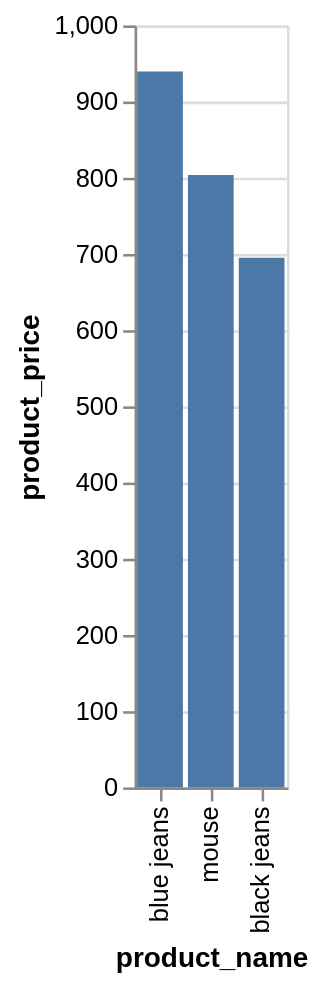

Write a Vega-Lite specification for this figure.
### Vega-Lite specification from a JSON file in a GitHub repository (floating-point values rounded to 4 significant figures)
{"data": {"values": [{"x_data": "blue jeans", "y_data": 939.6}, {"x_data": "mouse", "y_data": 803.7}, {"x_data": "black jeans", "y_data": 695.2}]}, "mark": "bar", "encoding": {"x": {"field": "x_data", "type": "nominal", "title": "product_name", "sort": {"op": "sum", "field": "y_data", "order": "descending"}}, "y": {"field": "y_data", "type": "quantitative", "title": "product_price"}}}
